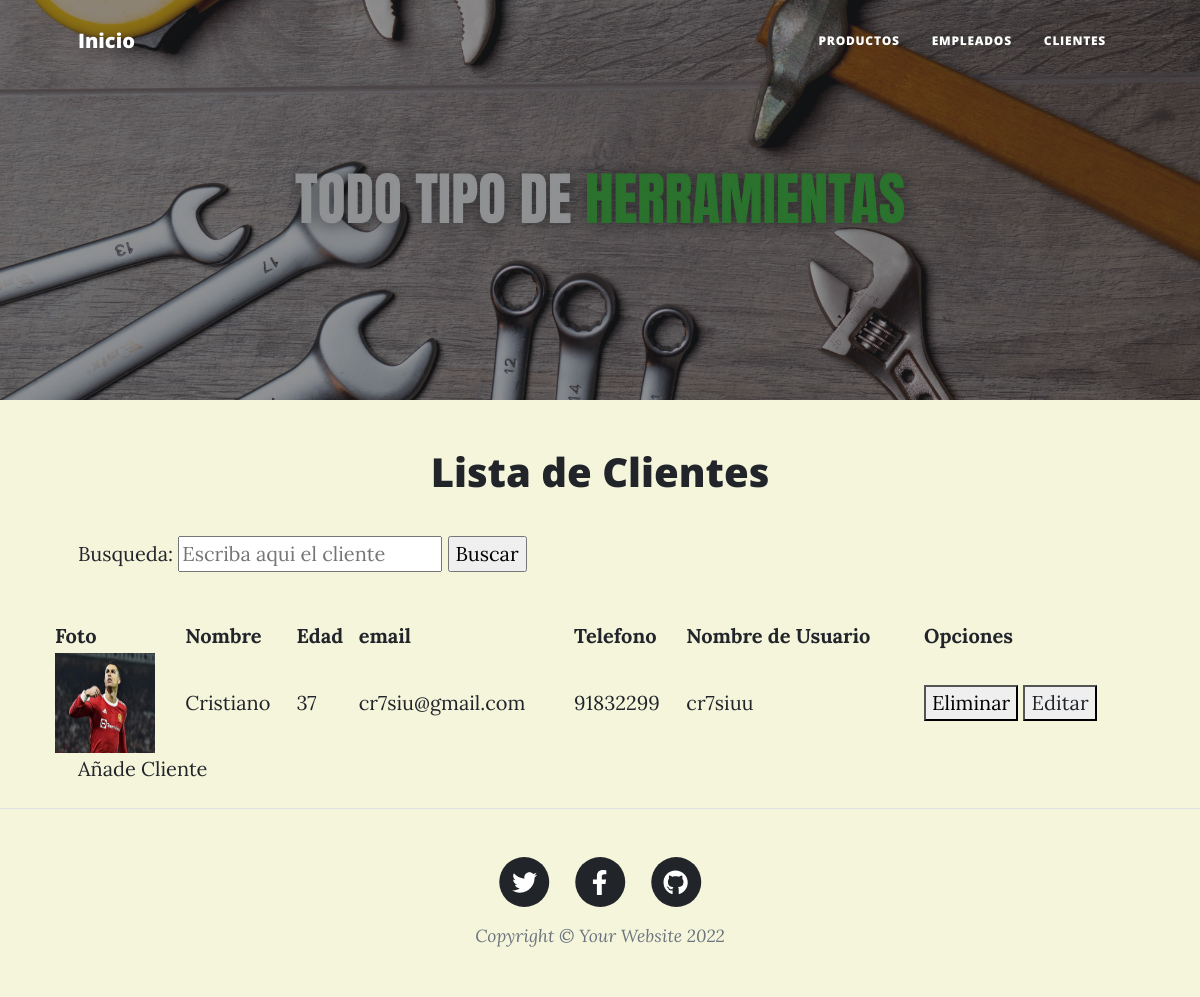
The app's page /webapp/listaClientes/ with its own data.
### WebApp/models.py (models this page shows, shortened)
class Persona(models.Model):
    nombre = models.CharField(max_length=25, blank=False)
    apellido = models.CharField(max_length=25, blank=False)
    sexo_opcion = (
        ('F', 'Femenino',),
        ('M', 'Masculino',),
        ('O', 'Otro',),
    )
    sexo = models.CharField(
        max_length=1, choices=sexo_opcion, blank=True
    )
    fecha_nacimiento = models.DateField(null=True, blank=True)
    dni = models.IntegerField(blank=False)
    email = models.EmailField(blank=False)
    direccion = models.CharField(max_length=80, blank=False)
    telefono = models.IntegerField(blank=True)
    def edad(self):
        import datetime
        return int((datetime.date.today() - self.fecha_nacimiento).days / 365.25 )
    edad = property(edad)
    class Meta():
        abstract = True

class Cliente(Persona):
    nombre_usuario = models.CharField(max_length=8, blank=False)
    foto_cliente = models.ImageField(upload_to="Clientes/", height_field=None, width_field=None, max_length=None, null=True)

### WebApp/views.py (the view)
# urls.py: path('listaClientes/', lista_clientes, name="listaClientes"),
def lista_clientes(request):
    clientes = Cliente.objects.all()
    contexto= {"clientes": clientes}
    return render(request, "listaClientes.html", contexto)

### WebApp/templates/listaClientes.html (shortened to what this page needs)
{% extends 'father.html' %}
{% load static %}
{% block randomBlock %}
        <header class="masthead" style="background-image: url('{% static 'assets/img/herramientas-banner.jpg' %}')">
        </header>
        <article class="mb-4">
            <div class="container px-4 px-lg-5">
                <div class="row gx-4 gx-lg-5 justify-content-center">
                    <h1><strong><center>Lista de Clientes</center></strong></h1>
                    <form action= "{% url 'buscarCliente' %}" method="GET" enctype="multipart/form-data">{% csrf_token %}
                        <p>Busqueda: <input type= "text" name= "nombre" placeholder="Escriba aqui el cliente"> <input type="submit" value="Buscar"></p>
                     </form>
                    <table>
                        <tr>
                            <th scope="col">Foto</th>
                            <th scope="col">Nombre</th>
                            <th scope="col">Edad</th>
                            <th scope="col">email</th>
                            <th scope="col">Telefono</th>
                            <th scope="col">Nombre de Usuario</th>
                            <th scope="col">Opciones</th>
                        </tr>
                            <ul>
                                {% for cliente in clientes  %}
                                <tr>
                                    <td>
                                    <img src="{{cliente.foto_cliente.url}}" width="100" height="100">
                                    </td>
                                    <td>{{cliente.nombre}}</td>
                                    <td>{{cliente.edad}}</td>
                                    <td>{{cliente.email}}</td>
                                    <td>{{cliente.telefono}}</td>
                                    <td>{{cliente.nombre_usuario}}</td>
                                    <td>
                                        <form action= "{% url 'eliminarCliente' cliente.id %}" method="POST" enctype="multipart/form-data">{% csrf_token %}
                                            <button type="submit">Eliminar</button>
                                        <button>
                                            <a href="{% url 'editarCliente' cliente.id %}">Editar</a>
                                        </button>
                                    </td>
                                </tr>
                                {% endfor %}
                            </ul>
                    </table>
                    <a href="{% url 'formCliente' %}">Añade Cliente</a>
                </div>
            </div>
        </article>
    </body>
</html>
{% endblock randomBlock %}

### records on screen
Cliente: foto_cliente (picture), nombre "Cristiano", edad "37", email "cr7siu@gmail.com", telefono "91832299", nombre_usuario "cr7siuu"
